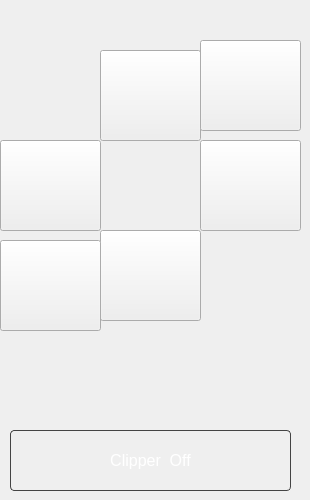
         <widget class="QWidget" name="ControlsPage">
          <property name="styleSheet">
           <string notr="true"/>
          </property>
          <widget class="QPushButton" name="ControlUp">
           <property name="geometry">
            <rect>
             <x>100</x>
             <y>50</y>
             <width>101</width>
             <height>91</height>
            </rect>
           </property>
           <property name="sizePolicy">
            <sizepolicy hsizetype="Minimum" vsizetype="Maximum">
             <horstretch>0</horstretch>
             <verstretch>0</verstretch>
            </sizepolicy>
           </property>
           <property name="styleSheet">
            <string notr="true">QPushButton {
	background-color:none;
}

QPushButton:pressed {
    background-color: #0B76A0;  /* when button is being pressed */
}
</string>
           </property>
           <property name="text">
            <string/>
           </property>
           <property name="icon">
            <iconset>
             <normaloff>controlArrows/cartesian/up.png</normaloff>controlArrows/cartesian/up.png</iconset>
           </property>
           <property name="iconSize">
            <size>
             <width>80</width>
             <height>80</height>
            </size>
           </property>
          </widget>
          <widget class="QPushButton" name="ControlLeft">
           <property name="geometry">
            <rect>
             <x>0</x>
             <y>140</y>
             <width>101</width>
             <height>91</height>
            </rect>
           </property>
           <property name="styleSheet">
            <string notr="true">QPushButton {
	background-color:none;
}

QPushButton:pressed {
    background-color: #0B76A0;  /* when button is being pressed */
}
</string>
           </property>
           <property name="text">
            <string/>
           </property>
           <property name="icon">
            <iconset>
             <normaloff>controlArrows/cartesian/left.png</normaloff>controlArrows/cartesian/left.png</iconset>
           </property>
           <property name="iconSize">
            <size>
             <width>80</width>
             <height>80</height>
            </size>
           </property>
          </widget>
          <widget class="QPushButton" name="ControlRight">
           <property name="geometry">
            <rect>
             <x>200</x>
             <y>140</y>
             <width>101</width>
             <height>91</height>
            </rect>
           </property>
           <property name="styleSheet">
            <string notr="true">QPushButton {
	background-color:none;
}

QPushButton:pressed {
    background-color: #0B76A0;  /* when button is being pressed */
}
</string>
           </property>
           <property name="text">
            <string/>
           </property>
           <property name="icon">
            <iconset>
             <normaloff>controlArrows/cartesian/right.png</normaloff>controlArrows/cartesian/right.png</iconset>
           </property>
           <property name="iconSize">
            <size>
             <width>80</width>
             <height>80</height>
            </size>
           </property>
          </widget>
          <widget class="QPushButton" name="ControlDown">
           <property name="geometry">
            <rect>
             <x>100</x>
             <y>230</y>
             <width>101</width>
             <height>91</height>
            </rect>
           </property>
           <property name="styleSheet">
            <string notr="true">QPushButton {
	background-color:none;
}

QPushButton:pressed {
    background-color: #0B76A0;  /* when button is being pressed */
}
</string>
           </property>
           <property name="text">
            <string/>
           </property>
           <property name="icon">
            <iconset>
             <normaloff>controlArrows/cartesian/down.png</normaloff>controlArrows/cartesian/down.png</iconset>
           </property>
           <property name="iconSize">
            <size>
             <width>80</width>
             <height>80</height>
            </size>
           </property>
          </widget>
          <widget class="QPushButton" name="YawPlus">
           <property name="geometry">
            <rect>
             <x>200</x>
             <y>40</y>
             <width>101</width>
             <height>91</height>
            </rect>
           </property>
           <property name="sizePolicy">
            <sizepolicy hsizetype="Minimum" vsizetype="Maximum">
             <horstretch>0</horstretch>
             <verstretch>0</verstretch>
            </sizepolicy>
           </property>
           <property name="styleSheet">
            <string notr="true">QPushButton {
	background-color:none;
}

QPushButton:pressed {
    background-color: #0B76A0;  /* when button is being pressed */
}
</string>
           </property>
           <property name="text">
            <string/>
           </property>
           <property name="icon">
            <iconset>
             <normaloff>controlArrows/yaw+.png</normaloff>controlArrows/yaw+.png</iconset>
           </property>
           <property name="iconSize">
            <size>
             <width>80</width>
             <height>80</height>
            </size>
           </property>
          </widget>
          <widget class="QPushButton" name="YawMinus">
           <property name="geometry">
            <rect>
             <x>0</x>
             <y>240</y>
             <width>101</width>
             <height>91</height>
            </rect>
           </property>
           <property name="sizePolicy">
            <sizepolicy hsizetype="Minimum" vsizetype="Maximum">
             <horstretch>0</horstretch>
             <verstretch>0</verstretch>
            </sizepolicy>
           </property>
           <property name="styleSheet">
            <string notr="true">QPushButton {
	background-color:none;
}

QPushButton:pressed {
    background-color: #0B76A0;  /* when button is being pressed */
}
</string>
           </property>
           <property name="text">
            <string/>
           </property>
           <property name="icon">
            <iconset>
             <normaloff>controlArrows/yaw-.png</normaloff>controlArrows/yaw-.png</iconset>
           </property>
           <property name="iconSize">
            <size>
             <width>80</width>
             <height>80</height>
            </size>
           </property>
           <property name="checkable">
            <bool>false</bool>
           </property>
          </widget>
          <widget class="QPushButton" name="ClipperButton">
           <property name="enabled">
            <bool>true</bool>
           </property>
           <property name="geometry">
            <rect>
             <x>10</x>
             <y>430</y>
             <width>281</width>
             <height>61</height>
            </rect>
           </property>
           <property name="sizePolicy">
            <sizepolicy hsizetype="Minimum" vsizetype="Preferred">
             <horstretch>0</horstretch>
             <verstretch>0</verstretch>
            </sizepolicy>
           </property>
           <property name="font">
            <font>
             <pointsize>12</pointsize>
            </font>
           </property>
           <property name="styleSheet">
            <string notr="true">QPushButton {
    padding: 6px 12px;
    background-color: qlineargradient(
        x1:0, y1:0, x2:0, y2:1,
        stop:0 #1a1a1a, stop:1 #000000
    );
    color: white;
    border: 1px solid #444;
    border-radius: 4px;
}

QPushButton:hover {
    background-color: qlineargradient(
        x1:0, y1:0, x2:0, y2:1,
        stop:0 #2a2a2a, stop:1 #111111
    );
}

QPushButton:checked {
    background-color: #0B76A0;
    border: 1px solid #0B76A0;
}

</string>
           </property>
           <property name="text">
            <string>Clipper  Off</string>
           </property>
           <property name="checkable">
            <bool>true</bool>
           </property>
          </widget>
         </widget>
